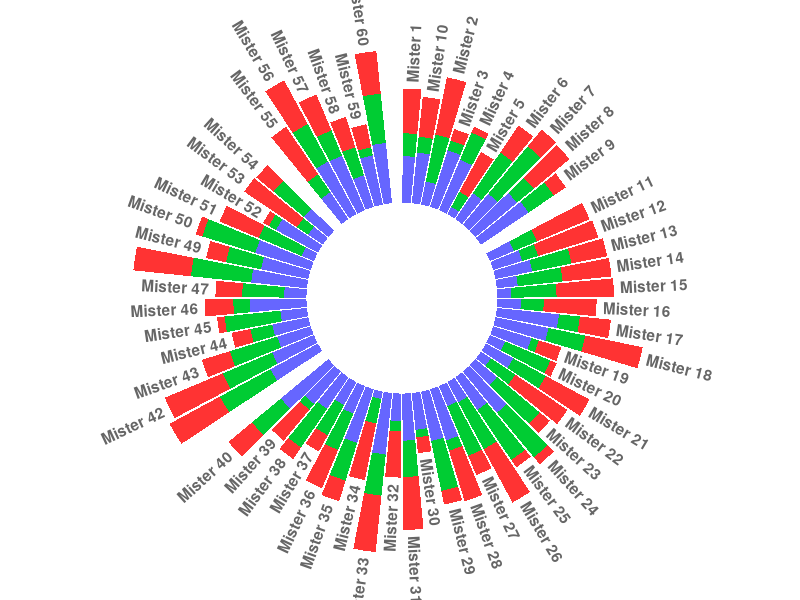

The R source for this figure:
#' Author: Bruno Tebaldi de Queiroz Barbosa
#'
#' Data: 2022-09-24
#'
#' Cria um grafico de barras circular
#'
#' A circular barplot is a barplot where bars are displayed along a circle
#' instead of a line.

# Setup -------------------------------------------------------------------

rm(list = ls())

library(ggplot2)
library(dplyr)

# Data load ---------------------------------------------------------------

# data("mtcars")  # load data
# 
# head(mtcars)

# number of individuals (at least n > 6)
n <- 60

na <- floor( (10/60)*n )
nb <- floor( (30/60)*n )
nc <- floor( (14/60)*n )
nd <- n-(na+nb+nc)


# Create dataset
data <- data.frame(individual = paste( "Mister ", seq(1,n), sep=""),
                   group = c( rep('A', na), rep('B', nb), rep('C', nc), rep('D', nd)) ,
                   value1 = sample( seq(10,100), n, replace=T),
                   value2 = sample( seq(10,100), n, replace=T),
                   value3 = sample( seq(10,100), n, replace=T)) %>% as_tibble()

data
# Data regularization -----------------------------------------------------


# Transform data in a tidy format (long format)
data <- data %>% 
  mutate(group = factor(group)) %>% 
  tidyr::pivot_longer(cols = c("value1", "value2", "value3"),
                      names_to = "observation",
                      values_to = "value")



# Calculation of inteval between groups -----------------------------------

# Set a number of 'empty bar' to add at the end of each group
empty_bar <- 1

nObsType <- nlevels(as.factor(data$observation))

to_add <- data.frame( matrix(NA, empty_bar*nlevels(data$group)*nObsType, ncol(data)) )

colnames(to_add) <- colnames(data)

to_add$group <- rep(levels(data$group), each=empty_bar*nObsType )

data <- data %>% bind_rows(to_add)

data <- data %>% arrange(group, individual)

data$id <- rep( seq(1, nrow(data)/nObsType) , each=nObsType)


# Rotation of individual name ---------------------------------------------

# Get the name and the y position of each label
label_data <- data %>% group_by(id, individual) %>% summarize(tot=sum(value))
number_of_bar <- nrow(label_data)

# I substract 0.5 because the letter must have the angle of the center of the bars. Not extreme right(1) or extreme left (0)
angle <- 90 - 360 * (label_data$id-0.5) /number_of_bar
label_data$hjust <- ifelse( angle < -90, 1, 0)
label_data$angle <- ifelse(angle < -90, angle+180, angle)

# prepare a data frame for base lines
base_data <- data %>% 
  group_by(group) %>% 
  summarize(start=min(id), end=max(id) - empty_bar) %>% 
  rowwise() %>% 
  mutate(title=mean(c(start, end)))

# prepare a data frame for grid (scales)
grid_data <- base_data
grid_data$end <- grid_data$end[ c( nrow(grid_data), 1:nrow(grid_data)-1)] + 1
grid_data$start <- grid_data$start - 1
grid_data <- grid_data[-1,]

# Make the plot
p <- ggplot(data) +      
  
  # Add the stacked bar
  geom_bar(aes(x=as.factor(id), y=value, fill=observation), stat="identity") +
  # scale_fill_viridis(discrete=TRUE) +
  
  # Add a val=100/75/50/25 lines. I do it at the beginning to make sur barplots are OVER it.
  geom_segment(data=grid_data, aes(x = end, y = 0, xend = start, yend = 0), colour = "grey", alpha=1, size=0.3 , inherit.aes = FALSE ) +
  geom_segment(data=grid_data, aes(x = end, y = 50, xend = start, yend = 50), colour = "grey", alpha=1, size=0.3 , inherit.aes = FALSE ) +
  geom_segment(data=grid_data, aes(x = end, y = 100, xend = start, yend = 100), colour = "grey", alpha=1, size=0.3 , inherit.aes = FALSE ) +
  geom_segment(data=grid_data, aes(x = end, y = 150, xend = start, yend = 150), colour = "grey", alpha=1, size=0.3 , inherit.aes = FALSE ) +
  geom_segment(data=grid_data, aes(x = end, y = 200, xend = start, yend = 200), colour = "grey", alpha=1, size=0.3 , inherit.aes = FALSE ) +
  
  # Add text showing the value of each 100/75/50/25 lines
  # ggplot2::annotate("text", x = rep(max(data$id),5), y = c(0, 50, 100, 150, 200), label = c("0", "50", "100", "150", "200") , color="grey", size=6 , angle=0, fontface="bold", hjust=1) +
  
  ylim(-150,max(label_data$tot, na.rm=T)) +
  scale_fill_manual(breaks = c("value1", "value2", "value3"), 
                    values=c("#FF3333", "#00CC33", "#6666FF")) + 
  theme_minimal() +
  theme(legend.position = "none",
        axis.text = element_blank(),
        axis.title = element_blank(),
        panel.grid = element_blank(),
        plot.margin = unit(rep(-1,4), "cm") 
  ) +
  coord_polar() +
  
  # Add labels on top of each bar
  geom_text(data=label_data, aes(x=id, y=tot+10, label=individual, hjust=hjust),
            color="black",
            fontface="bold",
            alpha=0.6, linewidth=3, angle= label_data$angle, inherit.aes = FALSE ) 

# Add base line information
# geom_segment(data=base_data, aes(x = start, y = -5, xend = end, yend = -5), colour = "black", alpha=0.8, size=0.6 , inherit.aes = FALSE )  +
# geom_text(data=base_data, aes(x = title, y = -18, label=group), hjust=c(1,1,0,0), colour = "black", alpha=0.8, size=4, fontface="bold", inherit.aes = FALSE)


# Save at png
# ggsave(p, file="output.png", width=10, height=10)

print(p)
